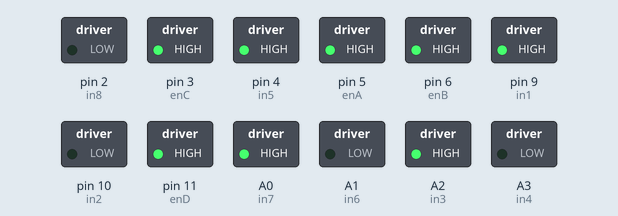
A sketch run on a simulated Arduino Uno, built with avr-gcc and run on an emulated ATmega328P. On the bench: switched loads named in the sketch (green lamp = pin HIGH).

Above: at 1.5 s.
At 3.5 s:
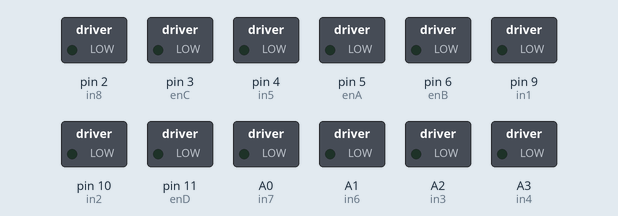
Timing chart, 0 to 5.2 s (numbered marks = the images above):
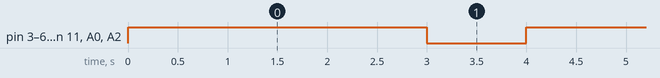

Measured:
- by itself, pin 3 (enC), pin 4 (in5), pin 5 (enA), pin 6 (enB), pin 9 (in1), pin 11 (enD), A0 (in7), A2 (in3): alternates HIGH for 3.0 s and LOW for 1.0 s

The sketch:

4MotorsWithL298N_2.ino
```cpp
                                                                                                                                                                                                                                                                                                                                                                 #include <SPI.h>
// Define motor pins for L298N Module 1
int in1 = 9;
int in2 = 10;
int enA = 5; // PWM-capable

int in3 = A2;
int in4 = A3;
int enB = 6; // PWM-capable

// Define motor pins for L298N Module 2
int in5 = 4;
int in6 = A1;
int enC = 3; // PWM-capable

int in7 = A0;
int in8 = 2;
int enD = 11; // PWM-capable

void setup() {
  // Set up motor control pins
  pinMode(in1, OUTPUT);
  pinMode(in2, OUTPUT);
  pinMode(in3, OUTPUT);
  pinMode(in4, OUTPUT);
  pinMode(in5, OUTPUT);
  pinMode(in6, OUTPUT);
  pinMode(in7, OUTPUT);
  pinMode(in8, OUTPUT);
  pinMode(enA, OUTPUT);
  pinMode(enB, OUTPUT);
  pinMode(enC, OUTPUT);
  pinMode(enD, OUTPUT);

  // Initialize motors to stop
  stopMotors();
}

void loop()
{
  moveForward(255);
  delay(3000);  // Run both motors for 3 seconds
  stopMotors();
  delay(1000);  // Wait 1 second before repeating the loop
}

void moveForward(int speed) {
  // Move all motors forward at a specified speed (0-255)

  // L298N Module 1 (Motors 1 and 2)
  digitalWrite(in1, HIGH);
  digitalWrite(in2, LOW);
  analogWrite(enA, speed);  // Speed control for Motor 1

  digitalWrite(in3, HIGH);
  digitalWrite(in4, LOW);
  analogWrite(enB, speed);  // Speed control for Motor 2

  // L298N Module 2 (Motors 3 and 4)
  digitalWrite(in5, HIGH);
  digitalWrite(in6, LOW);
  analogWrite(enC, speed);  // Speed control for Motor 3

  digitalWrite(in7, HIGH);
  digitalWrite(in8, LOW);
  analogWrite(enD, speed);  // Speed control for Motor 4
}

void stopMotors() {
  // Stop all motors

  // L298N Module 1 (Motors 1 and 2)
  digitalWrite(in1, LOW);
  digitalWrite(in2, LOW);
  analogWrite(enA, 0);    // Stop Motor 1

  digitalWrite(in3, LOW);
  digitalWrite(in4, LOW);
  analogWrite(enB, 0);    // Stop Motor 2

  // L298N Module 2 (Motors 3 and 4)
  digitalWrite(in5, LOW);
  digitalWrite(in6, LOW);
  analogWrite(enC, 0);    // Stop Motor 3

  digitalWrite(in7, LOW);
  digitalWrite(in8, LOW);
  analogWrite(enD, 0);    // Stop Motor 4
}
```
